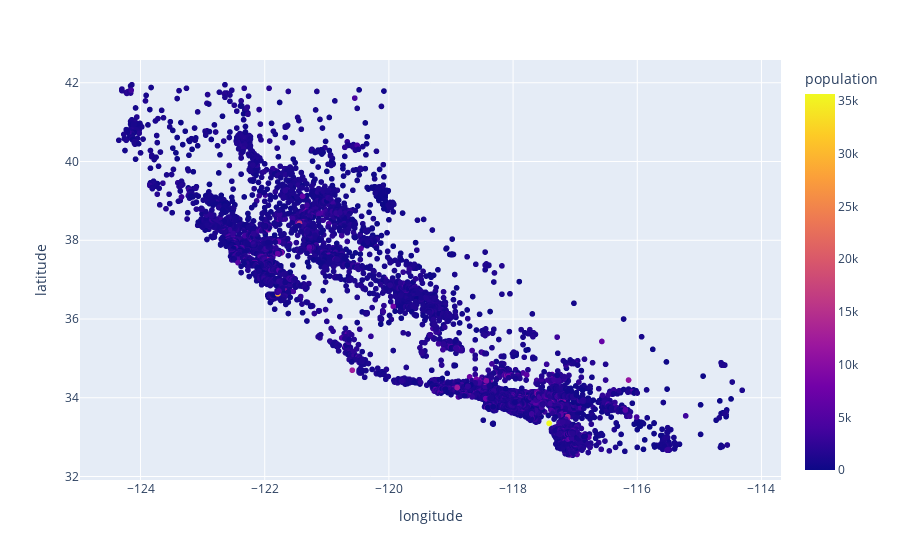

The cell this chart's notebook holds for it:
### Markdown cell above
### Here you see almost all the columns is skewed

### Code cell
fig = px.scatter(data, x='longitude', y='latitude', color="population",labels="population")
fig.show()
print("need to scale")

### Figure 1 — Plotly figure (JSON) as saved in the notebook; plotly's stock layout.template omitted (floating-point values rounded to 4 significant figures; data arrays with more than 128 entries replaced by an {"elided": "..."} marker saying what was removed)
{"data": [{"hovertemplate": "longitude=%{x}<br>latitude=%{y}<br>population=%{marker.color}<extra></extra>", "legendgroup": "", "marker": {"color": {"elided": "20640 int values"}, "coloraxis": "coloraxis", "symbol": "circle"}, "mode": "markers", "name": "", "showlegend": false, "type": "scattergl", "x": {"elided": "20640 float values"}, "xaxis": "x", "y": {"elided": "20640 float values"}, "yaxis": "y"}], "layout": {"coloraxis": {"colorbar": {"title": {"text": "population"}}, "colorscale": [[0, "#0d0887"], [0.1111, "#46039f"], [0.2222, "#7201a8"], [0.3333, "#9c179e"], [0.4444, "#bd3786"], [0.5556, "#d8576b"], [0.6667, "#ed7953"], [0.7778, "#fb9f3a"], [0.8889, "#fdca26"], [1, "#f0f921"]]}, "legend": {"tracegroupgap": 0}, "margin": {"t": 60}, "xaxis": {"anchor": "y", "domain": [0, 1], "title": {"text": "longitude"}}, "yaxis": {"anchor": "x", "domain": [0, 1], "title": {"text": "latitude"}}}}
